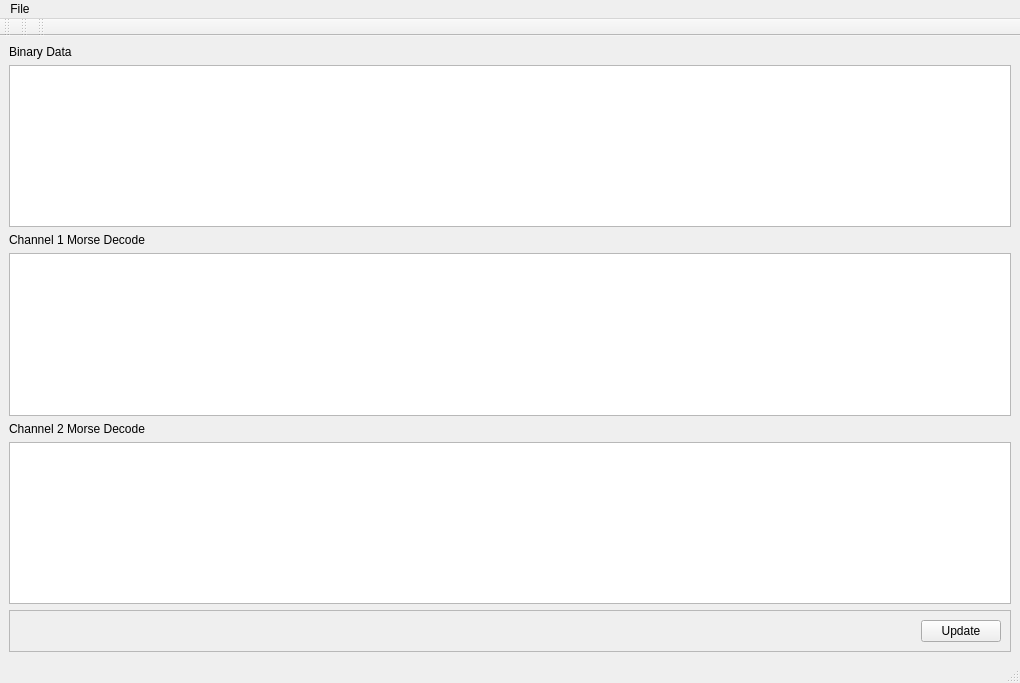
<?xml version="1.0" encoding="UTF-8"?>
<ui version="4.0">
 <class>MainWindow</class>
 <widget class="QMainWindow" name="MainWindow">
  <property name="geometry">
   <rect>
    <x>0</x>
    <y>0</y>
    <width>1020</width>
    <height>683</height>
   </rect>
  </property>
  <property name="windowTitle">
   <string>BPL_Keyer</string>
  </property>
  <widget class="QWidget" name="centralwidget">
   <layout class="QVBoxLayout" name="verticalLayout">
    <item>
     <widget class="QLabel" name="label">
      <property name="text">
       <string>Binary Data</string>
      </property>
     </widget>
    </item>
    <item>
     <widget class="QPlainTextEdit" name="binary_text">
      <property name="font">
       <font>
        <family>Ubuntu Mono</family>
       </font>
      </property>
     </widget>
    </item>
    <item>
     <widget class="QLabel" name="label_2">
      <property name="text">
       <string>Channel 1 Morse Decode</string>
      </property>
     </widget>
    </item>
    <item>
     <widget class="QPlainTextEdit" name="channel1_output"/>
    </item>
    <item>
     <widget class="QLabel" name="label_3">
      <property name="text">
       <string>Channel 2 Morse Decode</string>
      </property>
     </widget>
    </item>
    <item>
     <widget class="QPlainTextEdit" name="channel2_output"/>
    </item>
    <item>
     <widget class="QFrame" name="frame">
      <property name="frameShape">
       <enum>QFrame::StyledPanel</enum>
      </property>
      <property name="frameShadow">
       <enum>QFrame::Raised</enum>
      </property>
      <layout class="QHBoxLayout" name="horizontalLayout">
       <item>
        <spacer name="horizontalSpacer">
         <property name="orientation">
          <enum>Qt::Horizontal</enum>
         </property>
         <property name="sizeHint" stdset="0">
          <size>
           <width>902</width>
           <height>20</height>
          </size>
         </property>
        </spacer>
       </item>
       <item>
        <widget class="QPushButton" name="UpdateButton">
         <property name="text">
          <string>Update</string>
         </property>
        </widget>
       </item>
      </layout>
     </widget>
    </item>
   </layout>
  </widget>
  <widget class="QMenuBar" name="menubar">
   <property name="geometry">
    <rect>
     <x>0</x>
     <y>0</y>
     <width>1020</width>
     <height>26</height>
    </rect>
   </property>
   <widget class="QMenu" name="menuFile">
    <property name="title">
     <string>File</string>
    </property>
    <addaction name="separator"/>
    <addaction name="actionLoad"/>
    <addaction name="actionSave"/>
   </widget>
   <addaction name="menuFile"/>
  </widget>
  <widget class="QStatusBar" name="statusbar"/>
  <widget class="QToolBar" name="toolBar">
   <property name="windowTitle">
    <string>toolBar</string>
   </property>
   <attribute name="toolBarArea">
    <enum>TopToolBarArea</enum>
   </attribute>
   <attribute name="toolBarBreak">
    <bool>false</bool>
   </attribute>
  </widget>
  <widget class="QToolBar" name="toolBar_2">
   <property name="windowTitle">
    <string>toolBar_2</string>
   </property>
   <attribute name="toolBarArea">
    <enum>TopToolBarArea</enum>
   </attribute>
   <attribute name="toolBarBreak">
    <bool>false</bool>
   </attribute>
  </widget>
  <widget class="QToolBar" name="toolBar_3">
   <property name="windowTitle">
    <string>toolBar_3</string>
   </property>
   <attribute name="toolBarArea">
    <enum>TopToolBarArea</enum>
   </attribute>
   <attribute name="toolBarBreak">
    <bool>false</bool>
   </attribute>
  </widget>
  <action name="actionLoad">
   <property name="text">
    <string>Load</string>
   </property>
  </action>
  <action name="actionSave">
   <property name="text">
    <string>Save</string>
   </property>
  </action>
 </widget>
 <resources/>
 <connections/>
 <slots>
  <slot>openFile()</slot>
  <slot>saveFile()</slot>
 </slots>
</ui>
